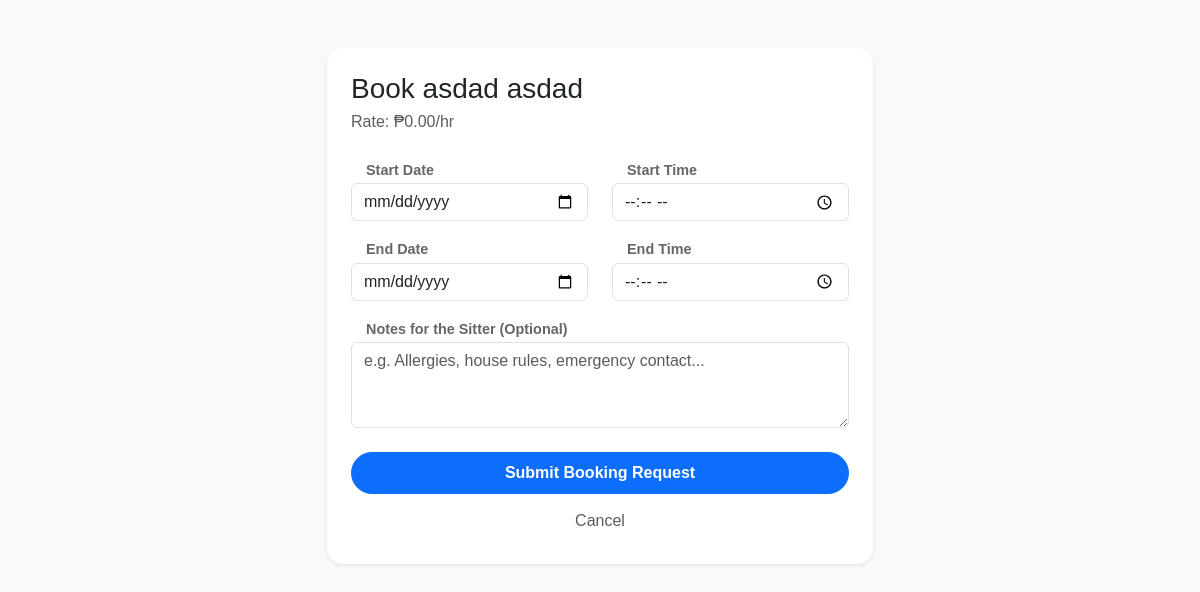
/public/guardian/bookSitter.php?sitterID=5 (signed in), run on an earlier commit of the app's database.
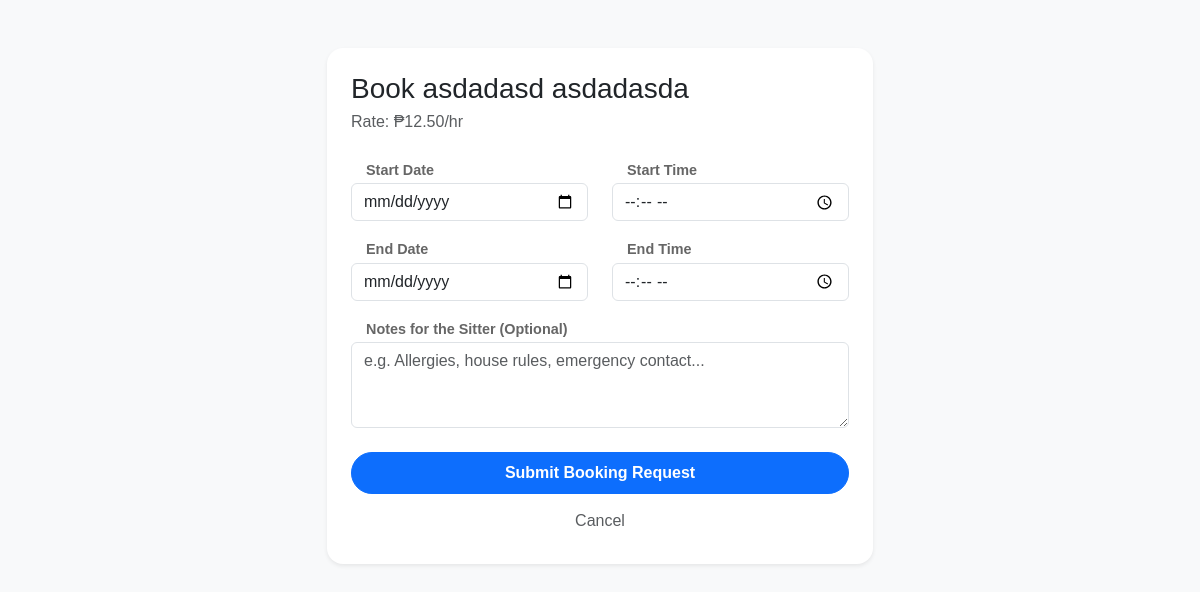
And on a later commit of the database.
### tables this page shows
CREATE TABLE `sitters` (
  `sitterID` int(11) NOT NULL,
  `uuid` char(36) NOT NULL,
  `userID` int(11) NOT NULL,
  `hourlyRate` decimal(10,2) NOT NULL DEFAULT 0.00,
  `experience` int(11) NOT NULL DEFAULT 0,
  `acceptedAges` varchar(255) DEFAULT NULL,
  `isAvailable` tinyint(1) NOT NULL DEFAULT 1,
  `ratingAverage` decimal(3,2) DEFAULT NULL,
  `verificationStatus` enum('pending','verified','rejected') NOT NULL DEFAULT 'pending',
  `createdAt` timestamp NOT NULL DEFAULT current_timestamp(),
  `allowedAges` varchar(255) DEFAULT 'Baby, Toddler, Child, Kid'
);

CREATE TABLE `users` (
  `id` int(11) NOT NULL,
  `uuid` char(36) NOT NULL,
  `firstName` varchar(100) NOT NULL,
  `middleName` varchar(100) DEFAULT NULL,
  `lastName` varchar(100) NOT NULL,
  `bio` text DEFAULT NULL,
  `suffix` varchar(10) DEFAULT NULL,
  `birthDate` date NOT NULL,
  `sex` enum('male','female','other') NOT NULL,
  `role` enum('guardian','sitter','admin') NOT NULL DEFAULT 'guardian',
  `contactNumber` varchar(20) NOT NULL,
  `emailAddress` varchar(150) NOT NULL,
  `username` varchar(100) NOT NULL,
  `password` varchar(255) NOT NULL,
  `streetAddress` varchar(255) NOT NULL,
  `barangay` varchar(255) NOT NULL,
  `cityMunicipality` varchar(255) NOT NULL,
  `province` varchar(255) NOT NULL,
  `country` varchar(255) NOT NULL,
  `zipCode` char(10) NOT NULL,
  `dateCreated` timestamp NOT NULL DEFAULT current_timestamp(),
  `profilePic` varchar(255) NOT NULL DEFAULT 'default.jpg',
  `isActive` tinyint(1) NOT NULL DEFAULT 1,
  `deactivatedAt` datetime DEFAULT NULL,
  `deletedAt` datetime DEFAULT NULL,
  `createdAt` datetime DEFAULT current_timestamp()
);

### public/guardian/bookSitter.php (the view, shortened to what this page needs)
<?php
require_once __DIR__ . '/../../app/middleware/auth.php';
$sitterID = $_GET['sitterID'] ?? null;
$stmt = $conn->prepare("SELECT s.*, u.firstName, u.lastName FROM sitters s JOIN users u ON s.userID = u.id WHERE s.sitterID = ?");
$stmt->bind_param("i", $sitterID);
$stmt->execute();
$sitter = $stmt->get_result()->fetch_assoc();
?>
<!DOCTYPE html>
<html lang="en">
<head>
    <link href="https://cdn.jsdelivr.net/npm/bootstrap@5.3.3/dist/css/bootstrap.min.css" rel="stylesheet">
    <link rel="stylesheet" href="../css/dashboard.css">
</head>
<body class="bg-light">
    <div class="container mt-5">
        <div class="row justify-content-center">
            <div class="col-md-6">
                <div class="card shadow-sm border-0 rounded-4 p-4">
                    <h3 class="mb-1">Book <?= htmlspecialchars($sitter['firstName'] . ' ' . $sitter['lastName']) ?></h3>
                    <p class="text-muted mb-4">Rate: ₱<?= htmlspecialchars($sitter['hourlyRate']) ?>/hr</p>
                    <form action="/Pampeers/app/controllers/booking/create.php" method="POST">
                        <div class="row mb-3">
                            <div class="col">
                                <label class="form-label fw-semibold">Start Date</label>
                                <input type="date" name="bookingDate" class="form-control" required min="<?= date('Y-m-d') ?>">
                            </div>
                            <div class="col">
                                <label class="form-label fw-semibold">Start Time</label>
                                <input type="time" name="startTime" class="form-control" required>
                            </div>
                        </div>
                        <div class="row mb-3">
                            <div class="col">
                                <label class="form-label fw-semibold">End Date</label>
                                <input type="date" name="endDate" class="form-control" required min="<?= date('Y-m-d') ?>">
                            </div>
                            <div class="col">
                                <label class="form-label fw-semibold">End Time</label>
                                <input type="time" name="endTime" class="form-control" required>
                            </div>
                        </div>
                        <div class="mb-3">
                            <label class="form-label fw-semibold">Notes for the Sitter (Optional)</label>
                            <textarea name="notes" class="form-control" rows="3" placeholder="e.g. Allergies, house rules, emergency contact..."></textarea>
                        </div>
                        <div class="d-grid gap-2 mt-4">
                            <button type="submit" class="btn btn-primary rounded-pill py-2 fw-bold">Submit Booking Request</button>
                            <a href="guardianDashboard.php" class="btn btn-link text-muted text-decoration-none text-center">Cancel</a>
                        </div>
                    </form>
                </div>
            </div>
        </div>
    </div>
</body>
</html>

What changed in the data, as far as the page shows it:
changed sitters: userID.lastName "asdad asdad" → "asdadasd asdadasda"; hourlyRate "0.00" → "12.50"
